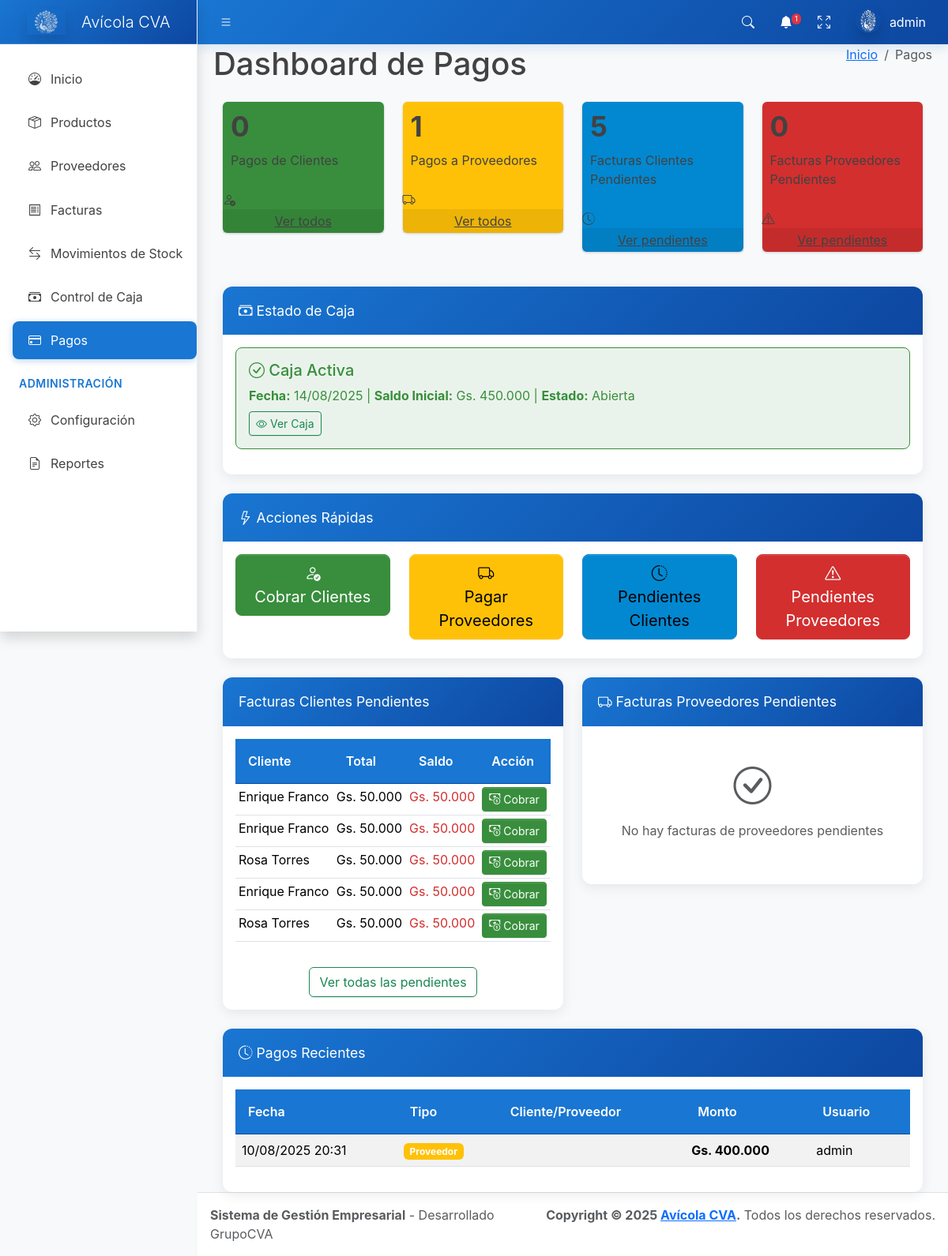
The app's page /pagos/ (signed in), older data.
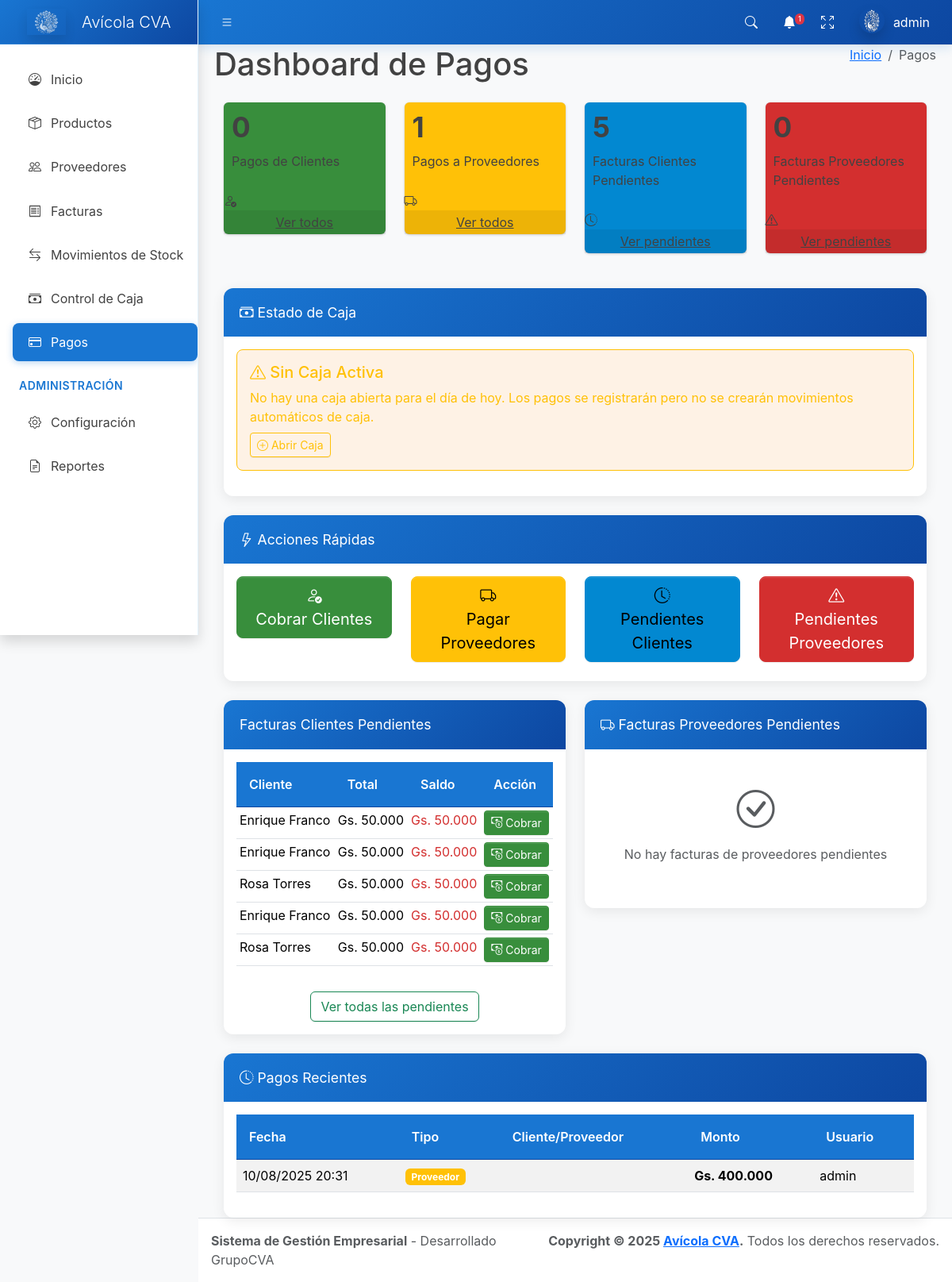
The same page, newer data.
### core/models.py (models this page shows, shortened)
class Caja(models.Model):
    fecha = models.DateField(unique=True)
    saldo_inicial = models.IntegerField(default=0)
    saldo_final = models.IntegerField(default=0)
    saldo_real = models.IntegerField(default=0)
    diferencia = models.IntegerField(default=0)
    observaciones = models.TextField(blank=True, null=True)
    cerrada = models.BooleanField(default=False)
    usuario_apertura = models.ForeignKey(User, on_delete=models.PROTECT, related_name='cajas_aperturadas')
    usuario_cierre = models.ForeignKey(User, on_delete=models.PROTECT, related_name='cajas_cerradas', null=True, blank=True)
    fecha_apertura = models.DateTimeField(auto_now_add=True)
    fecha_cierre = models.DateTimeField(null=True, blank=True)
    class Meta:
        verbose_name = 'Caja'
        verbose_name_plural = 'Cajas'
        ordering = ['-fecha']
    @classmethod
    def obtener_caja_activa(cls, fecha=None):
        if fecha is None:
            fecha = timezone.now().date()
        caja = cls.objects.filter(
            fecha=fecha,
            cerrada=False
        ).first()
        if not caja:
            caja = cls.objects.filter(
                cerrada=False
            ).order_by('-fecha').first()
        return caja

### core/views_pagos.py (the view)
# urls.py: path('pagos/', views_pagos.pagos_dashboard, name='pagos_dashboard'),
@login_required
def pagos_dashboard(request):
    total_pagos_clientes = Pago.objects.filter(cliente__isnull=False).count()
    total_pagos_proveedores = Pago.objects.filter(proveedor__isnull=False).count()
    pagos_recientes = Pago.objects.select_related('cliente', 'proveedor', 'usuario').order_by('-fecha')[:10]
    facturas_pendientes_clientes = Factura.objects.filter(
        tipo='venta',
        estado='pendiente'
    ).select_related('cliente').order_by('-fecha')[:5]
    facturas_pendientes_proveedores = Factura.objects.filter(
        tipo='compra',
        estado='pendiente'
    ).select_related('proveedor').order_by('-fecha')[:5]
    caja_activa = Caja.obtener_caja_activa()
    context = {
        'total_pagos_clientes': total_pagos_clientes,
        'total_pagos_proveedores': total_pagos_proveedores,
        'pagos_recientes': pagos_recientes,
        'facturas_pendientes_clientes': facturas_pendientes_clientes,
        'facturas_pendientes_proveedores': facturas_pendientes_proveedores,
        'caja_activa': caja_activa,
    }
    return render(request, 'pagos_dashboard.html', context)

### core/context_processors.py (called while the page is built)
def alertas_globales(request):
    if not request.user.is_authenticated:
        return {}
    productos_stock_bajo = Producto.objects.filter(
        activo=True,
        stock__lte=F('stock_minimo'),
        stock__gt=0
    ).order_by('stock')
    productos_agotados = Producto.objects.filter(
        activo=True,
        stock=0
    ).order_by('nombre')
    fecha_limite = datetime.now() - timedelta(days=30)
    facturas_vencidas = Factura.objects.filter(
        estado='pendiente',
        fecha__lt=fecha_limite
    ).order_by('fecha')
    total_alertas = productos_stock_bajo.count() + productos_agotados.count() + facturas_vencidas.count()
    return {
        'alertas': {
            'stock_bajo': productos_stock_bajo,
            'agotados': productos_agotados,
            'facturas_vencidas': facturas_vencidas,
        },
        'total_alertas': total_alertas,
    }

def configuracion_global(request):
    if not request.user.is_authenticated:
        return {}
    tema_visual = ConfiguracionSistema.get_valor('tema_visual', 'azul')
    return {
        'configuracion_sistema': {
            'tema_visual': tema_visual,
        }
    }

### templates/pagos_dashboard.html (shortened to what the changed rows need)
{% extends 'base.html' %}
{% load humanize custom_filters %}
{% block page_title %}Dashboard de Pagos{% endblock %}
{% block content %}
<div class="container-fluid mt-4">
  <div class="row mb-4">
    <div class="col-12">
      <div class="card">
        <div class="card-body">
          {% if caja_activa %}
            <div class="alert alert-success">
              <h5><i class="bi bi-check-circle"></i> Caja Activa</h5>
              <p class="mb-0">
                <strong>Fecha:</strong> {{ caja_activa.fecha|date:"d/m/Y" }} |
                <strong>Saldo Inicial:</strong> Gs. {{ caja_activa.saldo_inicial|intcomma_dot }} |
                <strong>Estado:</strong> Abierta
              </p>
              <a href="{% url 'caja_ver' caja_activa.id %}" class="btn btn-sm btn-outline-success mt-2">
                <i class="bi bi-eye"></i> Ver Caja
              </a>
            </div>
          {% else %}
            <div class="alert alert-warning">
              <h5><i class="bi bi-exclamation-triangle"></i> Sin Caja Activa</h5>
              <p class="mb-0">
                No hay una caja abierta para el día de hoy. Los pagos se registrarán pero no se crearán movimientos automáticos de caja.
              </p>
              <a href="{% url 'caja_abrir' %}" class="btn btn-sm btn-outline-warning mt-2">
                <i class="bi bi-plus-circle"></i> Abrir Caja
              </a>
            </div>
          {% endif %}
        </div>
      </div>
    </div>
  </div>
  <div class="row">
    <div class="col-md-6">
      <div class="card">
        <div class="card-body">
          {% if facturas_pendientes_clientes %}
            <div class="table-responsive">
              <table class="table table-sm">
                <thead>
                  <tr>
                    <th>Cliente</th>
                    <th>Total</th>
                    <th>Saldo</th>
                    <th>Acción</th>
                  </tr>
                </thead>
              </table>
            </div>
          {% else %}
            <div class="text-center text-muted py-4">
              <i class="bi bi-check-circle" style="font-size: 3rem;"></i>
              <p class="mt-2">No hay facturas de clientes pendientes</p>
            </div>
          {% endif %}
        </div>
      </div>
    </div>
  </div>
  <div class="row mt-4">
    <div class="col-12">
      <div class="card">
        <div class="card-body">
          {% if pagos_recientes %}
            <div class="table-responsive">
              <table class="table table-striped">
                <thead>
                  <tr>
                    <th>Fecha</th>
                    <th>Tipo</th>
                    <th>Cliente/Proveedor</th>
                    <th>Monto</th>
                    <th>Usuario</th>
                  </tr>
                </thead>
              </table>
            </div>
          {% else %}
            <div class="text-center text-muted py-4">
              <i class="bi bi-inbox" style="font-size: 3rem;"></i>
              <p class="mt-2">No hay pagos registrados</p>
            </div>
          {% endif %}
        </div>
      </div>
    </div>
  </div>
</div>
{% endblock %}

Row changes from the older to the newer data that the page shows:
no longer on this page (row edited): Caja: fecha "14/08/2025", saldo_inicial "450.000"
Text that changed along with them:
text no longer shown: "Caja Activa Fecha: | Saldo Inicial: Gs. | Estado: Abierta Ver Caja"
text now shown: "Sin Caja Activa No hay una caja abierta para el día de hoy. Los pagos se registrarán pero no se crearán movimientos automáticos de caja. Abrir Caja"
